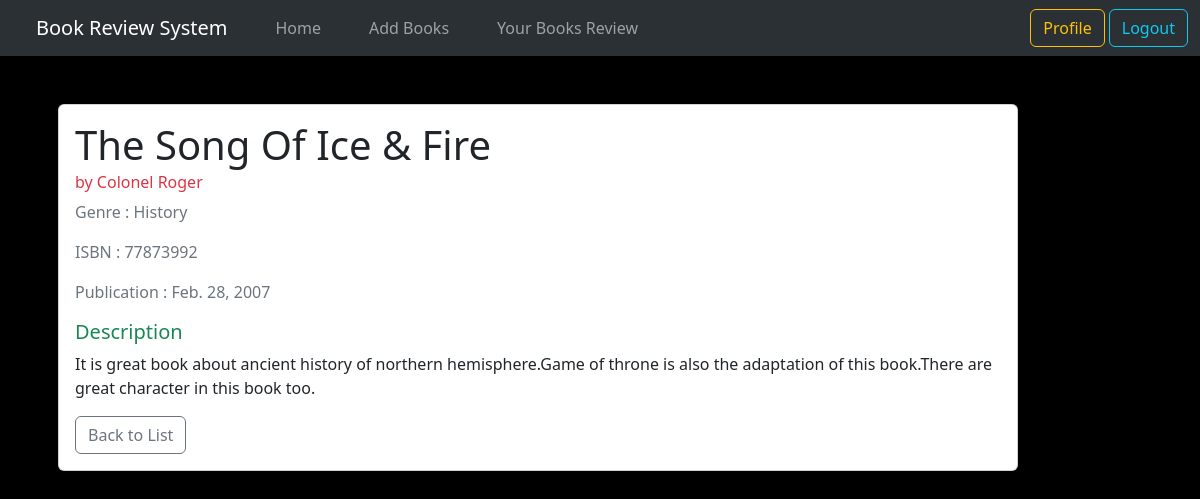
The app's page /viewbook/3/ (signed in) with its own data.
### book_app/models.py (models this page shows, shortened)
class BookData(models.Model):
    title = models.CharField(max_length=100)
    author = models.CharField(max_length=100)
    description = models.TextField()
    genre_choices = [
        ('Fiction','Fiction'),
        ('Non-Fiction','Non-Fiction'),
        ('Science','Science'),
        ('Technology','Technology'),
        ('History','History'),
        ('Adventure','Adventure'),
        ('Horror','Horror'),
        ('Other','Other'),
    ]
    genre = models.CharField(max_length=50,choices=genre_choices)
    isbn = models.CharField(max_length=13, unique=True)
    publication_data = models.DateField()
    created_at = models.DateTimeField(auto_now_add=True)
    updated_at = models.DateTimeField(auto_now=True)

### book_app/views.py (the view)
# urls.py: path('viewbook/<int:pk>/',views.viewbooks,name="viewbook"),
@login_required
def viewbooks(request, pk):
    view_data = BookData.objects.get(pk=pk)
    return render(request,'book_app/viewbooks.html',{'view_data' : view_data})

### book_app/templates/book_app/viewbooks.html (shortened to what this page needs)
{% extends "book_app/base.html" %}
{% block content %}
<div class="d-flex flex-wrap gap-4 mx-3 my-5">
<div class="card " style="width: 60rem;">
    <div class="card-body">
        <h1 class="card-title">{{ view_data.title }}</h1>
        <h6 class="card-subtitle mb-2 text-danger">by {{ view_data.author }}</h6>
        <p class="card-text text-secondary">Genre : {{view_data.genre}}</p>
        <p class="card-text text-secondary">ISBN : {{view_data.isbn}}</p>
        <p class="card-text text-secondary">Publication : {{view_data.publication_data}}</p>
        <h5 class="text-success"> Description </h5>
        <p class="card-text text-dark">{{view_data.description}}</p>
      <a href="{% url "booklist" %}" class="btn btn-outline-secondary" type="button">Back to List</a>
    </div>
  </div>
</div>
{% endblock content %}

### records on screen
BookData: title "The Song Of Ice & Fire", author "Colonel Roger", genre "History", isbn "77873992", publication_data "Feb. 28, 2007", description "It is great book about ancient history of northern hemisphere.Game of throne is also the adaptation of this book.There are great character in this book too."
